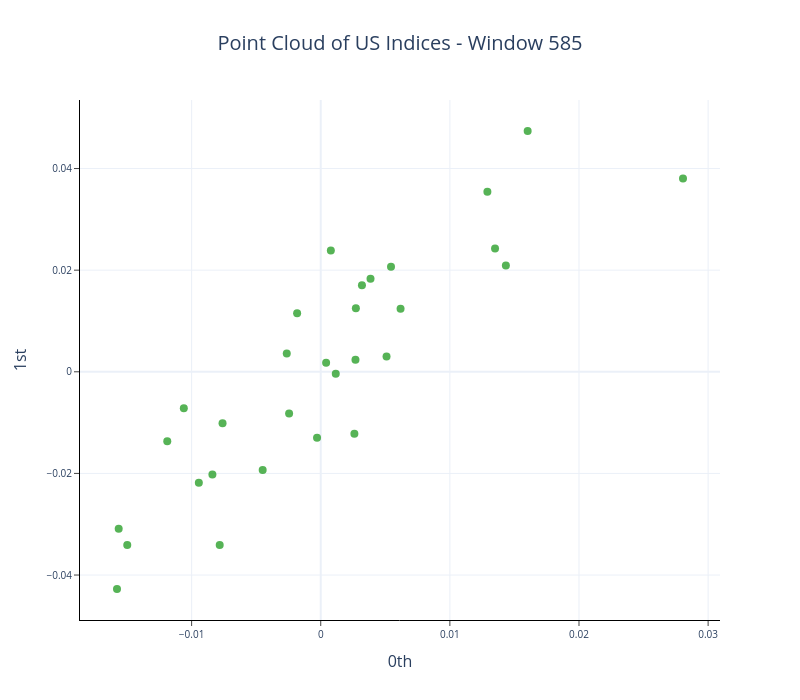

The code cell stored with this chart in its notebook:
### Code cell
cloud = us_cloud_30[585]
fig = plot_point_cloud(cloud, 2)

fig.update_layout(
    width=800, 
    height=700,
    title=dict(text="Point Cloud of US Indices - Window 585", x=0.5,
            xanchor="center")
)
fig.update_traces(marker=dict(color="#2ca02c", size=8)) 

fig.show()
fig.write_image("Figures/us_cloud_585.png", scale=3)

### Figure 1 — Plotly figure (JSON) as saved in the notebook; plotly's stock layout.template omitted (floating-point values rounded to 4 significant figures)
{"data": [{"marker": {"color": "#2ca02c", "colorscale": [[0, "#440154"], [0.1111, "#482878"], [0.2222, "#3e4989"], [0.3333, "#31688e"], [0.4444, "#26828e"], [0.5556, "#1f9e89"], [0.6667, "#35b779"], [0.7778, "#6ece58"], [0.8889, "#b5de2b"], [1, "#fde725"]], "opacity": 0.8, "size": 8}, "mode": "markers", "type": "scatter", "x": [0.0135, 0.0007815, -0.01498, 0.01434, -0.00245, -0.00183, -0.004498, -0.0002868, -0.007605, 0.002606, 0.0004162, 0.02806, 0.00272, 0.002689, 0.01602, -0.002631, -0.01565, 0.003191, -0.01189, -0.007825, -0.01578, 0.006182, 0.003855, 0.005095, 0.01291, -0.0106, 0.005442, -0.009442, -0.008391, 0.001163], "y": [0.02427, 0.02386, -0.03408, 0.0209, -0.008229, 0.01153, -0.01935, -0.01296, -0.01012, -0.01218, 0.001757, 0.03804, 0.0125, 0.002368, 0.04739, 0.003576, -0.03088, 0.01703, -0.01367, -0.03411, -0.04275, 0.01239, 0.01829, 0.003015, 0.03542, -0.007157, 0.02065, -0.02184, -0.02021, -0.0003825]}], "layout": {"height": 700, "plot_bgcolor": "white", "title": {"text": "Point Cloud of US Indices - Window 585", "x": 0.5, "xanchor": "center"}, "width": 800, "xaxis": {"anchor": "x", "exponentformat": "e", "linecolor": "black", "linewidth": 1, "mirror": false, "showexponent": "all", "showline": true, "side": "bottom", "ticks": "outside", "title": {"text": "0th"}, "type": "linear", "zeroline": true}, "yaxis": {"anchor": "y", "exponentformat": "e", "linecolor": "black", "linewidth": 1, "mirror": false, "showexponent": "all", "showline": true, "side": "left", "ticks": "outside", "title": {"text": "1st"}, "type": "linear", "zeroline": true}}}
